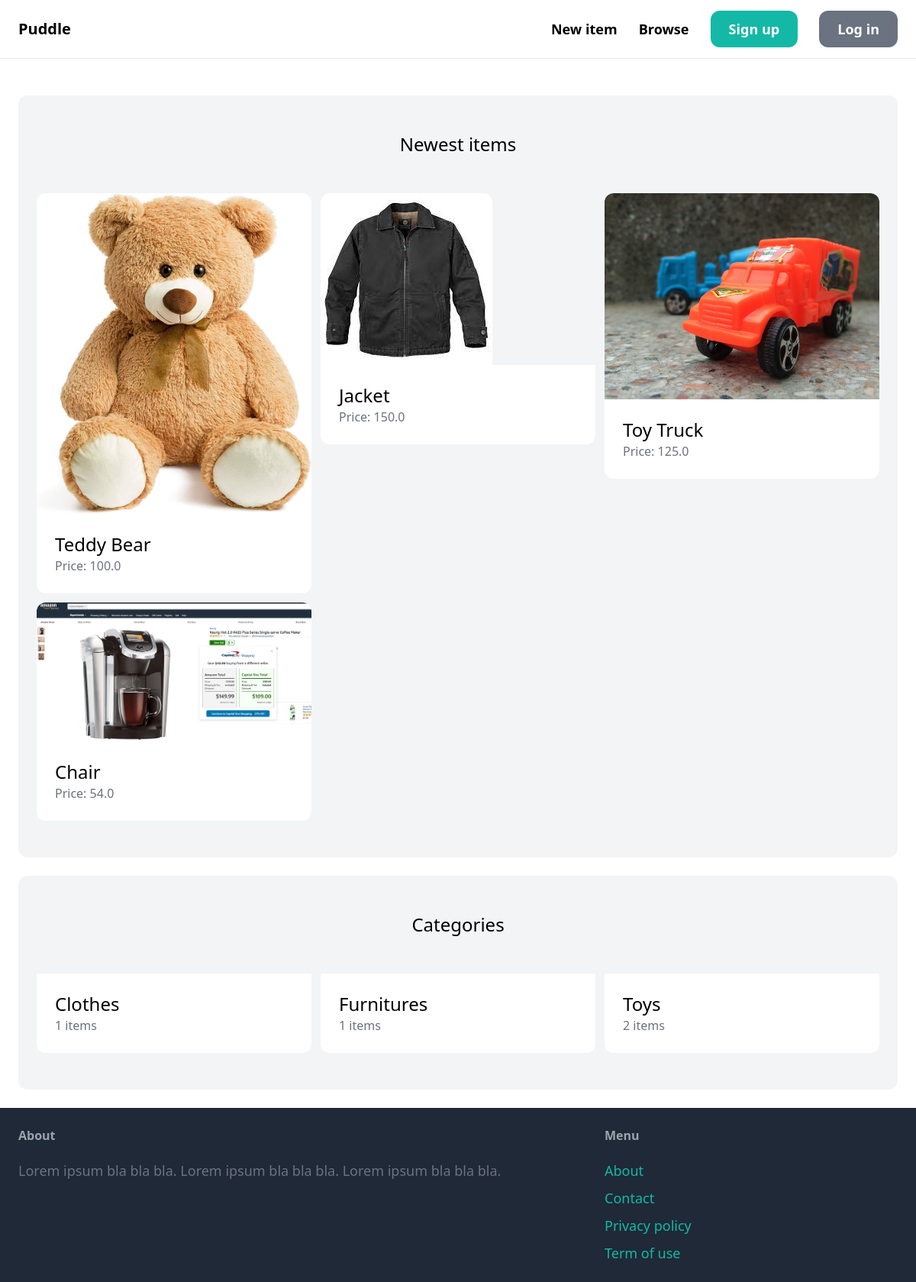
The app's page /, older data.
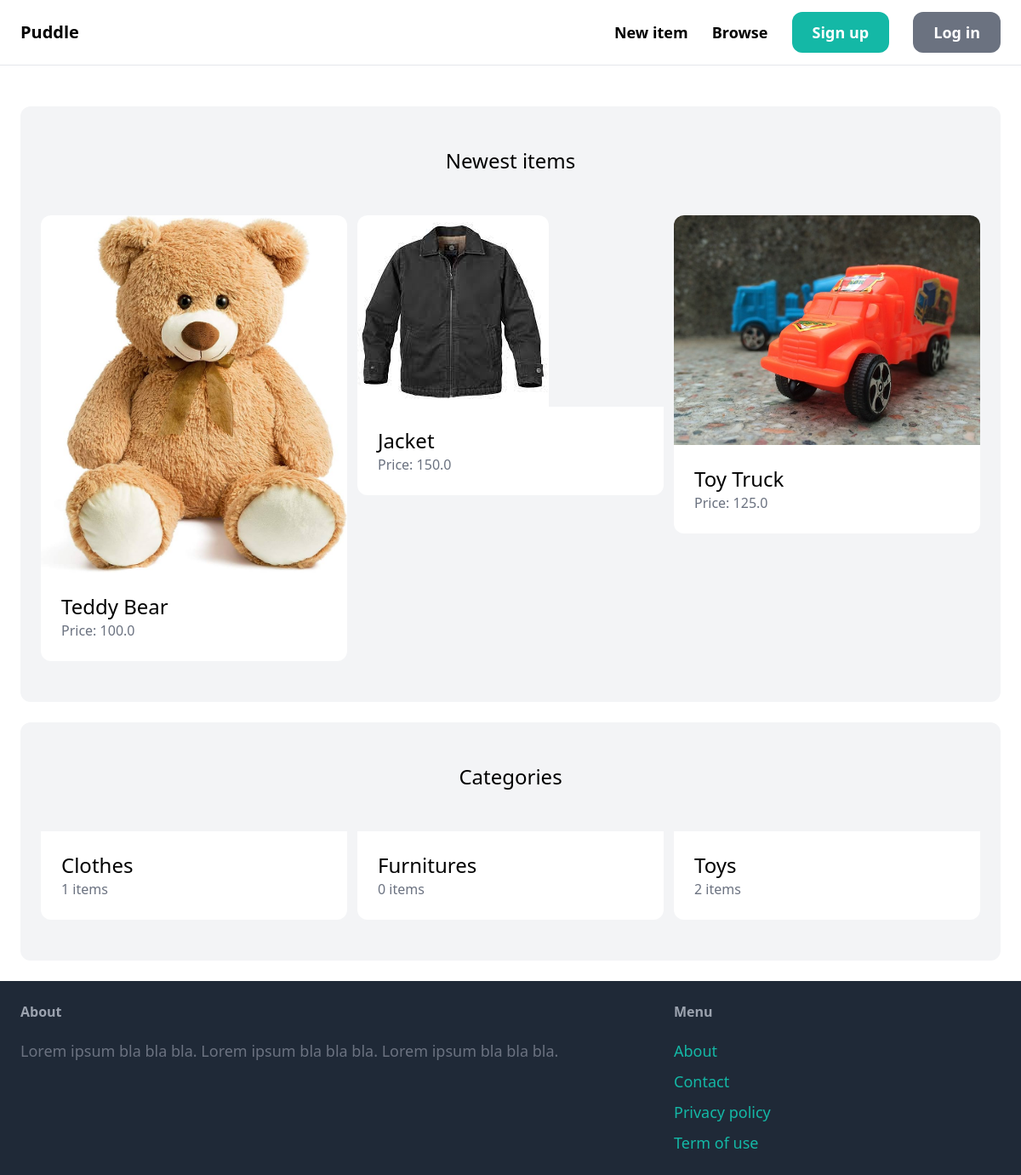
The same page, newer data.
### item/models.py (models this page shows, shortened)
class Item(models.Model):
    category = models.ForeignKey(Category, related_name='items', on_delete=models.CASCADE)
    name = models.CharField(max_length=255)
    description = models.TextField(blank=True, null=True)
    price = models.FloatField()
    image = models.ImageField(upload_to='item_images', blank=True, null=True)
    is_sold = models.BooleanField(default=False)
    created_by = models.ForeignKey(User, related_name='items', on_delete=models.CASCADE)
    created_at = models.DateTimeField(auto_now_add=True)

class Category(models.Model):
    name = models.CharField(max_length=255)
    class Meta:
        ordering = ('name',)
        verbose_name_plural = 'Categories'

### core/views.py (the view)
# urls.py: path('', views.index, name='index'),
def index(request):
    items = Item.objects.filter(is_sold=False)[0:6]
    categories = Category.objects.all()
    return render(request, 'core/index.html', {
        'categories': categories,
        'items': items,
    })

### core/templates/core/index.html (shortened to what this page needs)
{% extends 'core/base.html' %}
{% block content %}
    <div class="mt-6 px-6 py-12 bg-gray-100 rounded-xl">
        <h2 class="mb-12 text-2xl text-center">Newest items</h2>
        <div class="grid grid-cols-3 gap-3">
            {% for item in items %}
                <div>
                    <a href="{% url 'item:detail' item.id %}">
                        <div>
                            <img src="{{ item.image.url }}" class="rounded-t-xl">
                        </div>
                        <div class="p-6 bg-white rounded-b-xl">
                            <h2 class="text-2xl">{{ item.name }}</h2>
                            <p class="text-gray-500">Price: {{ item.price }}</p>
                        </div>
                    </a>
                </div>
            {% endfor %}
        </div>
    </div>
    <div class="mt-6 px-6 py-12 bg-gray-100 rounded-xl">
        <h2 class="mb-12 text-2xl text-center">Categories</h2>
        <div class="grid grid-cols-3 gap-3">
            {% for category in categories %}
                <div>
                    <a href="#">
                        <div class="p-6 bg-white rounded-b-xl">
                            <h2 class="text-2xl">{{ category.name }}</h2>
                            <p class="text-gray-500">{{ category.items.count }} items</p>
                        </div>
                    </a>
                </div>
            {% endfor %}
        </div>
    </div>
{% endblock %}

Row changes from the older to the newer data that the page shows:
removed Item: image (picture), name "Chair", price "54.0"
computed for Category "Furnitures": items.count "1" → "0"
